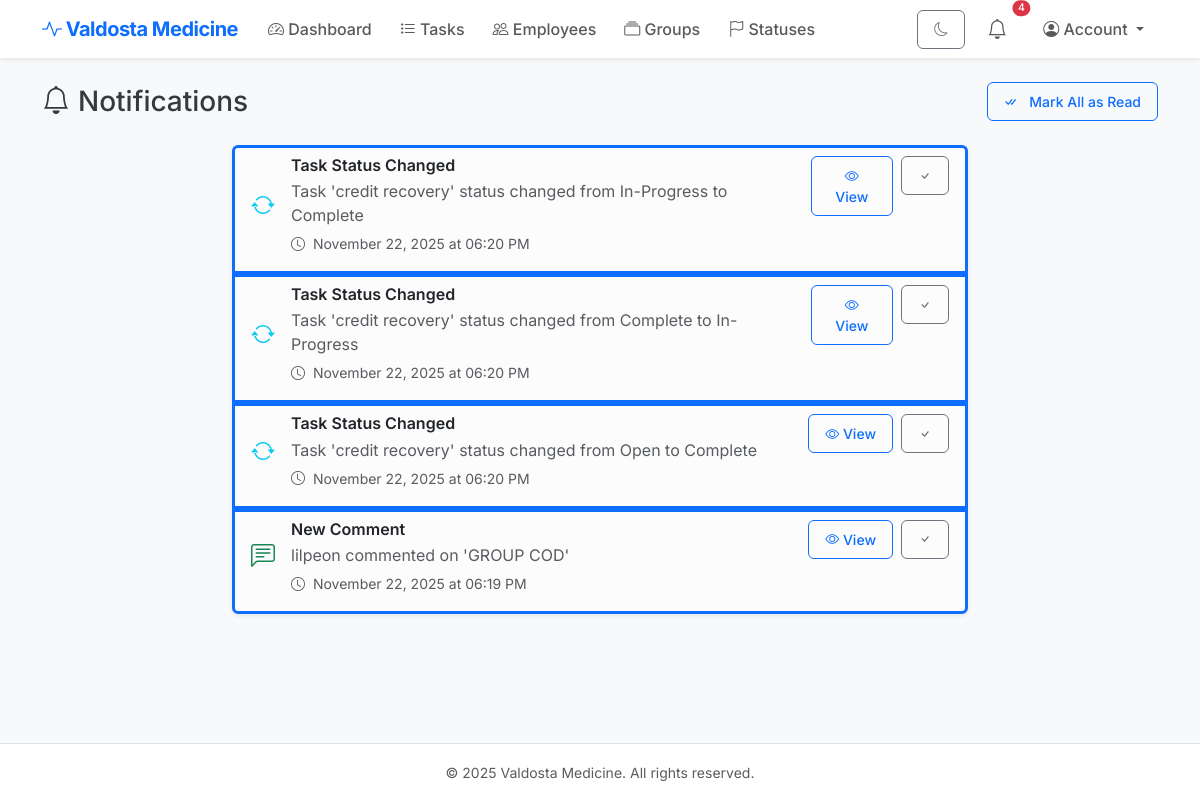
The page /notifications (signed in) on the database as committed earlier.
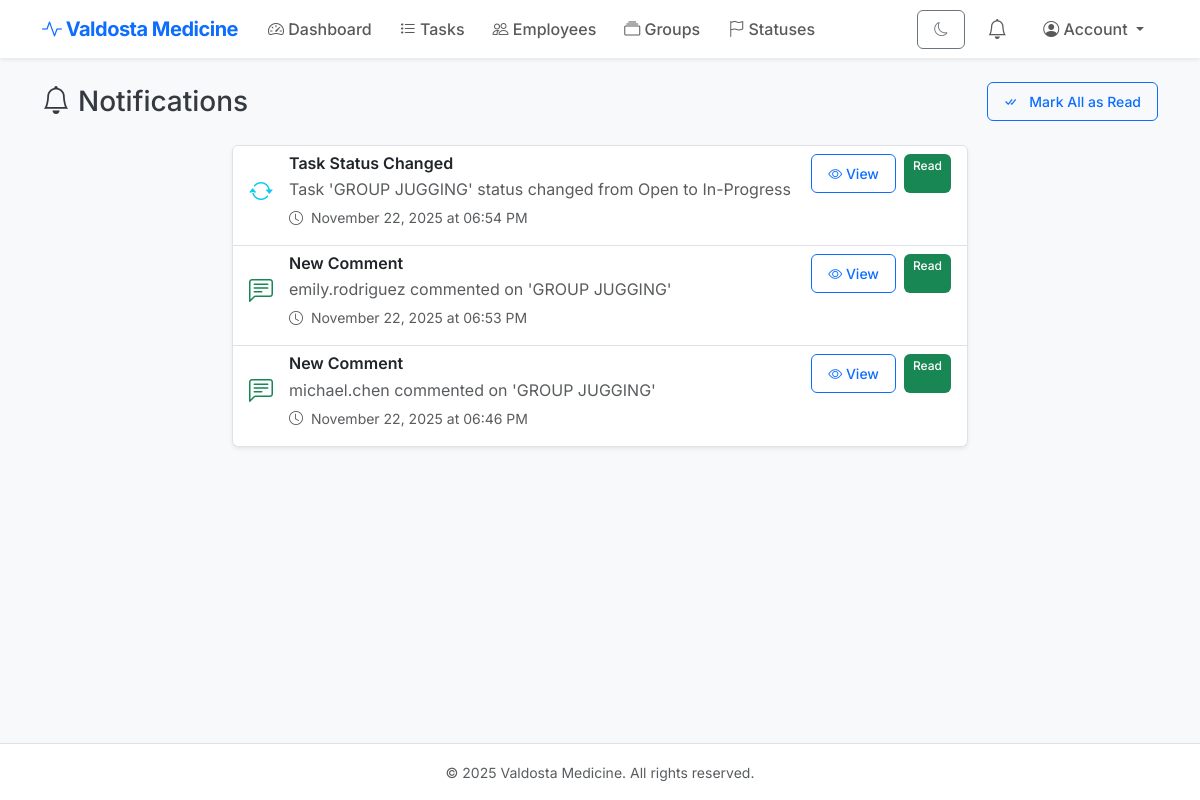
The same page on the database as committed later.
### models.py (models this page shows)
class Notification(db.Model):
    __tablename__ = "notifications"
    id = db.Column(db.Integer, primary_key=True)
    user_id = db.Column(db.Integer, db.ForeignKey("users.id"), nullable=False)
    title = db.Column(db.String(200), nullable=False)
    message = db.Column(db.Text, nullable=False)
    notification_type = db.Column(db.String(50))  # task_assigned, status_changed, comment_added, group_task
    task_id = db.Column(db.Integer, db.ForeignKey("tasks.id"), nullable=True)
    is_read = db.Column(db.Boolean, default=False)
    created_at = db.Column(db.DateTime, nullable=False)
    user = db.relationship("User")
    task = db.relationship("Task")

### app.py (the view)
    @app.route("/notifications")
    @login_required
    def notifications():
        user = User.query.get(session["user_id"])
        all_notifications = Notification.query.filter_by(user_id=user.id).order_by(Notification.created_at.desc()).all()
        return render_template("notifications.html", notifications=all_notifications)

### models.py (called while the page is built)
    def is_admin(self):
        return any(g.is_admin_group for g in self.groups)

    def full_name(self):
        return f"{self.first_name} {self.last_name}"

### templates/notifications.html (shortened to what this page needs)
{% extends "base.html" %}
{% block content %}
<div class="d-flex justify-content-between align-items-center mb-4">
    <h2 class="h3 mb-0">
        <i class="bi bi-bell me-2"></i>Notifications
    </h2>
    {% if notifications %}
    <form method="POST" action="{{ url_for('mark_all_notifications_read') }}" class="d-inline">
        <button class="btn btn-sm btn-outline-primary">
            <i class="bi bi-check-all me-2"></i> Mark All as Read
        </button>
    </form>
    {% endif %}
</div>
<div class="row">
    <div class="col-lg-8 mx-auto">
        {% if notifications %}
        <div class="list-group shadow-sm">
            {% for notif in notifications %}
            <div class="list-group-item {% if not notif.is_read %}list-group-item-light border-start border-primary border-3{% endif %}">
                <div class="d-flex w-100 justify-content-between align-items-start">
                    <div class="flex-grow-1">
                        <div class="d-flex align-items-center mb-2">
                            {% if notif.notification_type == 'task_assigned' %}
                                <i class="bi bi-person-check text-primary fs-4 me-3"></i>
                            {% elif notif.notification_type == 'status_changed' %}
                                <i class="bi bi-arrow-repeat text-info fs-4 me-3"></i>
                            {% elif notif.notification_type == 'comment_added' %}
                                <i class="bi bi-chat-left-text text-success fs-4 me-3"></i>
                            {% elif notif.notification_type == 'group_task' %}
                                <i class="bi bi-people text-warning fs-4 me-3"></i>
                            {% else %}
                                <i class="bi bi-info-circle text-secondary fs-4 me-3"></i>
                            {% endif %}
                            <div>
                                <h6 class="mb-1">{{ notif.title }}</h6>
                                <p class="mb-1 text-muted">{{ notif.message }}</p>
                                <small class="text-muted">
                                    <i class="bi bi-clock me-1"></i>
                                    {{ notif.created_at.strftime('%B %d, %Y at %I:%M %p') if notif.created_at }}
                                </small>
                            </div>
                        </div>
                    </div>
                    <div class="d-flex gap-2 ms-3">
                        {% if notif.task_id %}
                        <a href="{{ url_for('view_task', task_id=notif.task_id) }}"
                           class="btn btn-sm btn-outline-primary"
                           onclick="fetch('{{ url_for('mark_notification_read', notif_id=notif.id) }}', {method: 'POST'})">
                            <i class="bi bi-eye"></i> View
                        </a>
                        {% endif %}
                        {% if not notif.is_read %}
                        <form method="POST" action="{{ url_for('mark_notification_read', notif_id=notif.id) }}" class="d-inline">
                            <button class="btn btn-sm btn-outline-secondary" title="Mark as read">
                                <i class="bi bi-check"></i>
                            </button>
                        </form>
                        {% else %}
                        <span class="badge bg-success">Read</span>
                        {% endif %}
                    </div>
                </div>
            </div>
            {% endfor %}
        </div>
        {% endif %}
    </div>
</div>
{% endblock %}

Rows that differ between the two databases and show on the page:
no longer on this page (row edited): Notification: notification_type "status_changed" (drawn), title "Task Status Changed", message "Task 'credit recovery' status changed from In-Progress to Complete", created_at "November 22, 2025 at 06:20 PM"
no longer on this page (row edited): Notification: notification_type "status_changed" (drawn), title "Task Status Changed", message "Task 'credit recovery' status changed from Complete to In-Progress", created_at "November 22, 2025 at 06:20 PM"
no longer on this page (row edited): Notification: notification_type "status_changed" (drawn), title "Task Status Changed", message "Task 'credit recovery' status changed from Open to Complete", created_at "November 22, 2025 at 06:20 PM"
no longer on this page (row edited): Notification: notification_type "comment_added" (drawn), title "New Comment", message "lilpeon commented on 'GROUP COD'", created_at "November 22, 2025 at 06:19 PM"
now on this page (row edited): Notification: notification_type "status_changed" (drawn), title "Task Status Changed", message "Task 'GROUP JUGGING' status changed from Open to In-Progress", created_at "November 22, 2025 at 06:54 PM", is_read "Read"
now on this page (row edited): Notification: notification_type "comment_added" (drawn), title "New Comment", message "emily.rodriguez commented on 'GROUP JUGGING'", created_at "November 22, 2025 at 06:53 PM", is_read "Read"
now on this page (row edited): Notification: notification_type "comment_added" (drawn), title "New Comment", message "michael.chen commented on 'GROUP JUGGING'", created_at "November 22, 2025 at 06:46 PM", is_read "Read"
Other text that changed with them:
{{ unread_notifications if unread_notifications < 10 else '9+' }}: "4" → (not shown)
